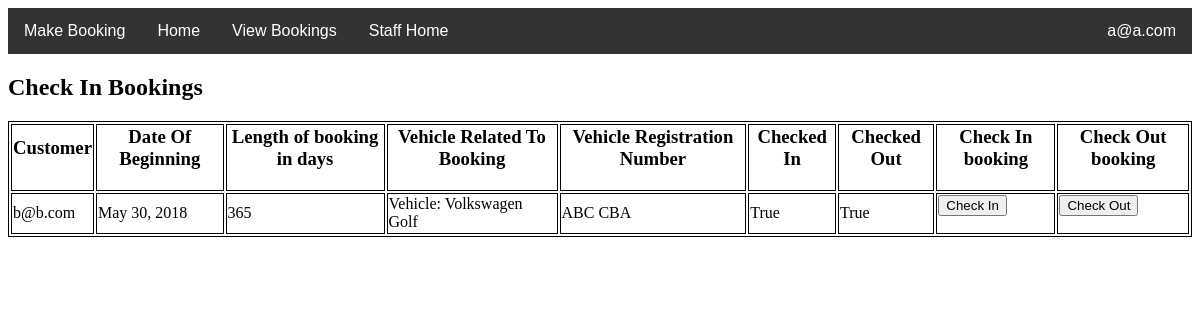
Page /ParkEasy/Staff/Booking_Status/ (signed in) on the committed database.
### ParkEasy/models.py (models this page shows, shortened)
class Customer(AbstractUser):
    password = models.CharField(max_length=100, default="")
    email = models.EmailField(max_length=100, default="", unique=True)
    is_staff = models.BooleanField(
        default=False,
        help_text='Designates whether the user can log into this site.',
    )
    address_line1 = models.CharField(max_length=100)
    address_line2 = models.CharField(max_length=100)
    postcode = models.CharField(max_length=16)
    tel_no = models.CharField(max_length=20)
    username = None
    USERNAME_FIELD = 'email'
    REQUIRED_FIELDS = []
    objects = UserManager()
    def get_username(self):
        return self.email

class Booking(models.Model):
    customer = models.ForeignKey(Customer, on_delete=models.CASCADE)
    prices = models.ForeignKey(Prices, on_delete=models.CASCADE, default=1)
    vehicle = models.ForeignKey(Vehicle, on_delete=models.CASCADE)
    departing = models.ForeignKey(Departing, on_delete=models.CASCADE)
    arriving = models.ForeignKey(Arriving, on_delete=models.CASCADE)
    vip = models.BooleanField(default=False)
    valet = models.BooleanField(default=False)
    booking_date = models.DateField(default=timezone.now)
    booking_length = models.IntegerField(default=0)
    checked_in = models.BooleanField(default=False)
    checked_out = models.BooleanField(default=False)
    date_created = models.DateField(default=timezone.now)

class Vehicle(models.Model):
    reg_no = models.CharField(max_length=7)
    make = models.CharField(max_length=64)
    manufacturer = models.CharField(max_length=64)
    def __str__(self):
        return 'Vehicle: ' + self.manufacturer + ' ' + self.make

### ParkEasy/views.py (the view)
# urls.py: path('Staff/Booking_Status/', check_in_page, name="booking-status"),
def check_in_page(request):
    query_results = Booking.objects.all
    context = {"query_results": query_results}
    return render(request, 'Staff/Check_In.html', context)

### ParkEasy/templatetags/has_group.py (called while the page is built)
@register.filter(name='has_group')
def has_group(user, group_name):
    group = Group.objects.get(name=group_name)
    return group in user.groups.all()

### templates/Staff/Check_In.html (shortened to what this page needs)
{% extends 'base.html' %}
{% load static %}
{% block content %}
  <h2>Check In Bookings</h2>
  <p>
    <table>
        <tr>
            <th><h3>Customer</h3></th>
            <th><h3>Date Of Beginning</h3></th>
            <th><h3>Length of booking in days</h3></th>
            <th><h3>Vehicle Related To Booking</h3></th>
            <th><h3>Vehicle Registration Number</h3></th>
            <th><h3>Checked In</h3></th>
            <th><h3>Checked Out</h3></th>
            <th><h3>Check In booking</h3></th>
            <th><h3>Check Out booking</h3></th>
        </tr>
 {% for item in query_results %}
        <tr>
            <td>
                {{ item.customer }}
            </td>
            <td>
                {{ item.booking_date }}
            </td>
            <td>
                {{ item.booking_length }}
            </td>
            <td>
                {{ item.vehicle }}
            </td>
            <td>
                {{ item.vehicle.reg_no }}
            </td>
            <td>
                {{ item.checked_in }}
            </td>
            <td>
                {{ item.checked_out }}
            </td>
            <td>
            <form action = "{% url 'check-in' id=item.id %}" method = "POST">
                <input type="submit" name="check-in" formmethod="post" Value="Check In">
            </form>
            </td>
            <td>
                <form action = "{% url 'check-out' id=item.id %}" method = "POST">
                    <input type="submit" name="check-out" formmethod="post" Value="Check Out">
                </form>
            </td>
{% endfor %}
        </tr>
</table>
</p>
{% endblock %}

### templates/base.html (shortened to what this page needs)
{% load static %}
{% load has_group %}
<link rel="stylesheet" type="text/css" href="{% static 'style.css' %}"/>
<html>
<head>
</head>
<body>
<div class="navbar">
    {% if user.is_authenticated %}
        <a href="{% url 'booking' %}">Make Booking</a>
    {% else %}
        <a href="{% url 'login' %}">login to Make Booking</a>
    {% endif %}
    <a href="{% url 'home' %}">Home</a>
    {% if user.is_authenticated %}
        <a href="{% url 'view-bookings' %}">View Bookings</a>
    {% endif %}
    {% if request.user|has_group:"Staff" or user.is_superuser %}
        <a href="{% url 'staff-home' %}">Staff Home</a>
    {% endif %}
    <div class="dropdown" style="float:right;">
        <button class="dropbtn">{{ request.user.email }}
        </button>
    </div>
</div>
{% block content %}
{% endblock content %}
</body>
</html>

### ParkEasy/static/style.css (style rules this page uses)
.navbar { overflow: hidden; background-color: #333; font-family: Arial; }
.navbar a { float: left; font-size: 16px; color: white; text-align: center; padding: 14px 16px; text-decoration: none; }
.dropdown { float: left; overflow: hidden; }
.dropdown .dropbtn { font-size: 16px; border: none; outline: none; color: white; padding: 14px 16px; background-color: inherit; font-family: inherit; margin: 0; }
table, th, td { border: 1px solid black; }

### rows in the picture
Customer: user.email "a@a.com"
Booking: customer "b@b.com", booking_date "May 30, 2018", booking_length "365", vehicle "Vehicle: Volkswagen Golf", vehicle.reg_no "ABC CBA", checked_in "True", checked_out "True"
